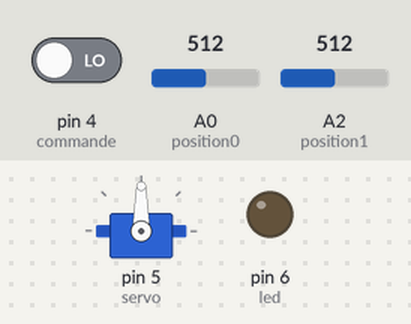
Bench run of a sketch on a simulated Arduino Uno, built with avr-gcc and run on an emulated ATmega328P. Shown: servo, output pins drawn as LEDs (lit = HIGH). The test bench sets the inputs (shaded band); at power-on: A0 (position0) = 512, pin 4 (commande) LOW, A2 (position1) = 512. What the sketch prints to the serial monitor is not drawn.

Above: at 1.2 s.
1.3 s: A0 (position0) set to 716
At 1.9 s:
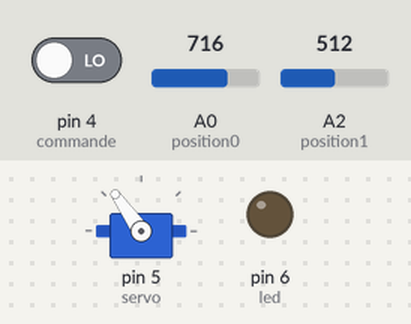
2.8 s: pin 4 (commande) driven HIGH
At 3.7 s:
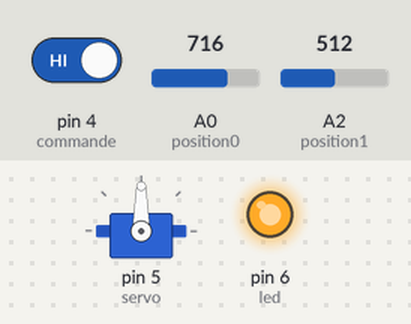
4.3 s: A2 (position1) set to 306
At 5.2 s:
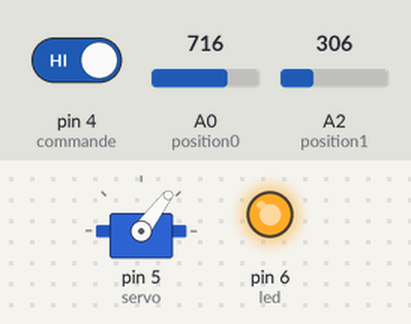
5.8 s: A2 (position1) set to 122
At 6.7 s:
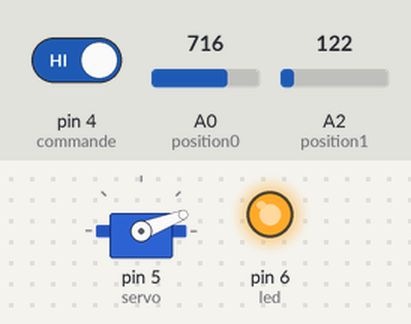
7.3 s: A2 (position1) set to 900
At 7.8 s:
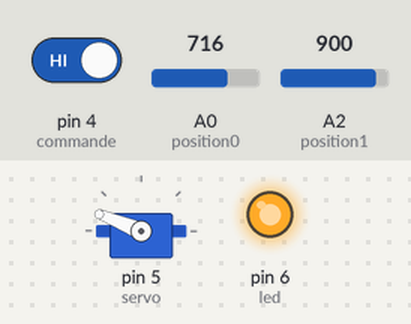
8.8 s: A2 (position1) set to 1023
At 10.2 s:
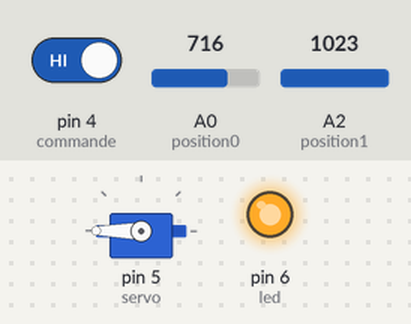
Timing chart, 0 to 11.3 s (numbered marks = the images above; inputs shaded):
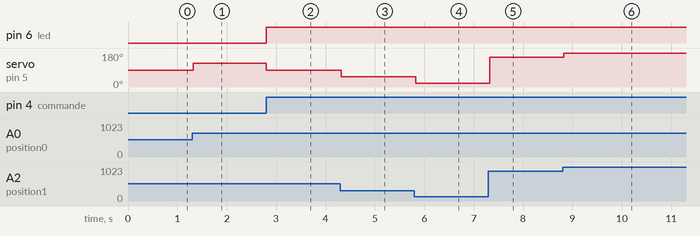

Measured:
- after the input at 1.3 s, servo on pin 5 (servo): 90° → 125° at once
- after the input at 2.8 s, pin 6 (led): LOW → HIGH at once; servo on pin 5 (servo): 125° → 90° at once
- after the input at 4.3 s, servo on pin 5 (servo): 90° → 53° at once
- after the input at 5.8 s, servo on pin 5 (servo): 53° → 21° at once
- after the input at 7.3 s, servo on pin 5 (servo): 21° → 158° at once
- after the input at 8.8 s, servo on pin 5 (servo): 158° → 180° at once

The sketch:

carte_com_SEE_v3.ino
```cpp
// SEE V3 - carte de controle version CMS
// programme version arduino

#include <Servo.h>

// constantes
const int commande = 4;
const int servo = 5;
const int led = 6;
const int position0 = 0;
const int position1 = 2;

// variables
int val0 = 0;
int val1 = 0;


//Servo de découplage
Servo myServo;

void setup() {
  // debug
  Serial.begin(9600); // Init port série
  //
  pinMode(commande, INPUT);
  pinMode(servo, OUTPUT);
  pinMode (led, OUTPUT);

  myServo.attach(servo);
  digitalWrite(led, LOW);
}

void reglages() {
  val0 = analogRead(position0);
  val0 = map(val0, 0, 1023, 0, 180);
  val1 = analogRead(position1);
  val1 = map(val1, 0, 1023, 0, 180);
  Serial.println(val0);
  Serial.println(val1);
}

void loop() {
  reglages();
  Serial.println(digitalRead(commande));
  //
  if (digitalRead(commande) == HIGH) {
    //ouverture du SEE
    myServo.write(val1);
    digitalWrite(led, HIGH);
  }
  if (digitalRead(commande) == LOW) {
    // position fermee
    myServo.write(val0);
    digitalWrite(led, LOW);
  }
}
```
